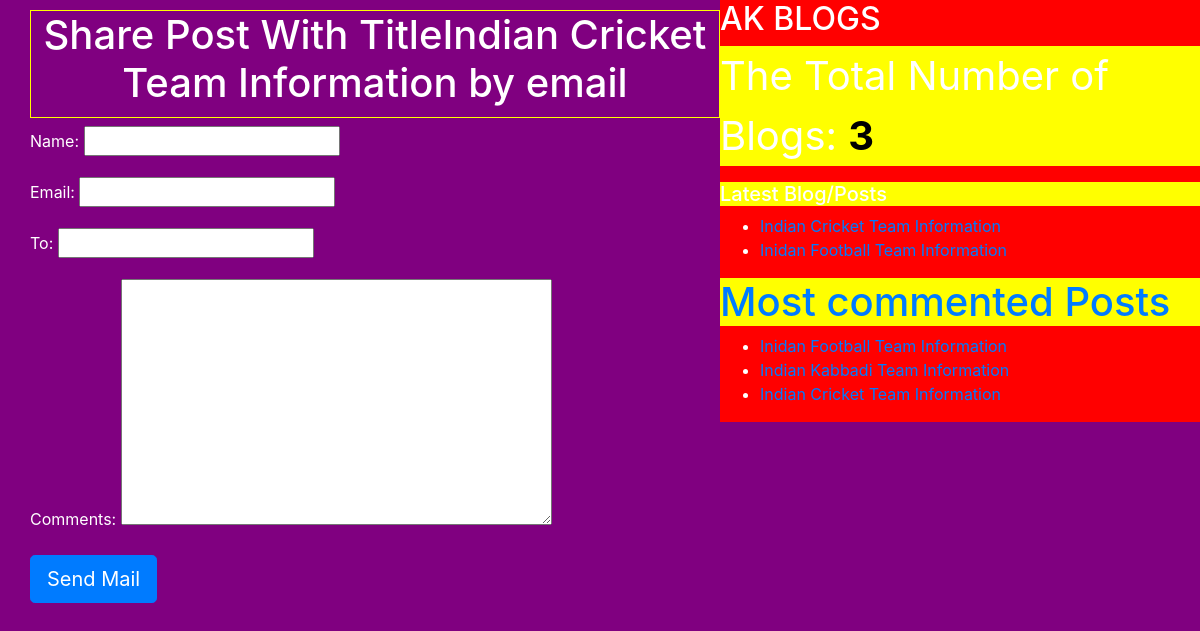
/1/share/, run on the app's committed database.
### blogapp/models.py (models this page shows, shortened)
class Post(models.Model):
	STATUS_CHOICES = (('draft','Draft'),('published','Published'))
	title = models.CharField(max_length=50)
	slug = models.SlugField(max_length=50,unique_for_date='publish')
	author = models.ForeignKey(User, related_name='blog_posts',on_delete=models.CASCADE)
	body = models.TextField()
	publish = models.DateTimeField(default=timezone.now)
	created = models.DateTimeField(auto_now_add=True)
	updated = models.DateTimeField(auto_now=True)
	status = models.CharField(max_length=50,choices=STATUS_CHOICES,default='draft')
	objects = CustomManager()
	tags = TaggableManager()
	class Meta:
		ordering = ('-publish',)
	def get_absolute_url(self):
		return reverse('post_detail',args=[self.publish.year,self.publish.strftime('%m'),self.publish.strftime('%d'),self.slug])

### blogapp/views.py (the view)
# urls.py: re_path(r'^(?P<id>\d+)/share/$',views.mail_send_view),
def mail_send_view(request,id):
	post = get_object_or_404(Post,id=id,status='published')
	sent = False
	if request.method == 'POST':
		form = EmailSendForm(request.POST)
		if form.is_valid():
			cd = form.cleaned_data
			subject = '{}({}) recommends you to read"{}" '.format(cd['name'],cd['email'],post.title)
			post_url = request.build_absolute_uri(post.get_absolute_url())
			message = 'Read the Post at :\n {} \n\n {}\'s Comments:\n{}'.format(post_url,cd['name'],cd['comments'])
			send_mail(subject, message, 'ashokkumar46970@gmail.com' , [cd['to']])
			sent = True
	else:
		form = EmailSendForm()
	my_dict={'form':form, 'post':post, 'sent':sent}
	return render(request=request, template_name='blogapp/sharebymail.html',context=my_dict)

### blogapp/forms.py
class EmailSendForm(forms.Form):
	name = forms.CharField(max_length=50)
	email = forms.EmailField()
	to = forms.CharField(max_length=50)
	comments =forms.CharField(required=False,widget=forms.Textarea)

### blogapp/models.py (called while the page is built)
	def get_queryset(self):
		return super().get_queryset().filter(status='published')

### blogapp/templatetags/blog_tags.py (called while the page is built)
@register.simple_tag(name='my_tag')
def total_posts():
	return Post.objects.count()

@register.inclusion_tag('blogapp/latest_posts.html')
def show_latest_posts():
	latest_posts = Post.objects.order_by('-publish')[:2]
	return {'latest_posts':latest_posts}

@register.simple_tag()
def get_most_commented_posts(count=4):
	return Post.objects.annotate(total_comments=Count('comments')).order_by('-total_comments')[:count]

### templates/blogapp/sharebymail.html (shortened to what this page needs)
{% extends "blogapp/base.html" %}
{% block content_block %}
    {% if sent %}
        <h1>Email sent Successfully</h1>
        <h2>Post With title: {{post.title}} shared by email</h2>
    {% else %}
        <h1>Share Post With Title{{post.title }} by email</h1>
        <form method="POST">
            {{ form.as_p }}
            <input type="submit" name="" class="btn btn-primary btn-lg" value="Send Mail">
        </form>
    {% endif %}
{% endblock content_block %}

### templates/blogapp/base.html (shortened to what this page needs)
<!DOCTYPE html>
{% load blog_tags  %}
{% load static %}
<html lang="en" dir="ltr">
<head>
		<link rel="stylesheet" href="https://stackpath.bootstrapcdn.com/bootstrap/4.5.0/css/bootstrap.min.css">
        <link rel="stylesheet" type="text/css" href="{% static "css/blogapp/blog.css" %}">
</head>
<body>
	<div class="content">
		{% block content_block %}
		{% endblock content_block %}
	</div>
	<div class="sidebar">
		<h2>AK BLOGS</h2>
		<p id="num">The Total Number of Blogs: <span id="pcount">{% my_tag %}</span></p>
		<h3 id='second'>Latest Blog/Posts </h3>{% show_latest_posts %}
		<h3 id='multi'>Most commented Posts</h3>
		{% get_most_commented_posts as m_c_p%}
		<ul>
			{% for post in m_c_p %}
			<li><a href="{{ post.get_absolute_url }}">{{ post.title }}</a></li>
			{% endfor %}
		</ul>
	</div>
</body>
</html>

### templates/blogapp/latest_posts.html
<ul>
	{% for post in latest_posts %}
		<li><a href="{{ post.get_absolute_url }}">{{ post.title }}</li>
	{% endfor %}
</ul>

### static/css/blogapp/blog.css (style rules this page uses)
.content { width: 60%; float: left; padding: 10px 0 0 30px; background: purple; height: 100%; }
.sidebar { width: 40%; float: right; background: red; height: 100%; }
h1 { text-align: center; border: 1px solid yellow; padding-bottom: 10px; }
body { color:white; background: purple; }
#pcount { font-size: 40px; color:black; font-weight: bold; }
#multi { font-size: 40px; background-color: yellow; }
#num { font-size: 40px; background-color: yellow }
#second { font-size: 20px; background-color: yellow }

### data on the page
Post: title "Indian Cricket Team Information"
Post: title "Inidan Football Team Information"
Post: title "Indian Kabbadi Team Information"
